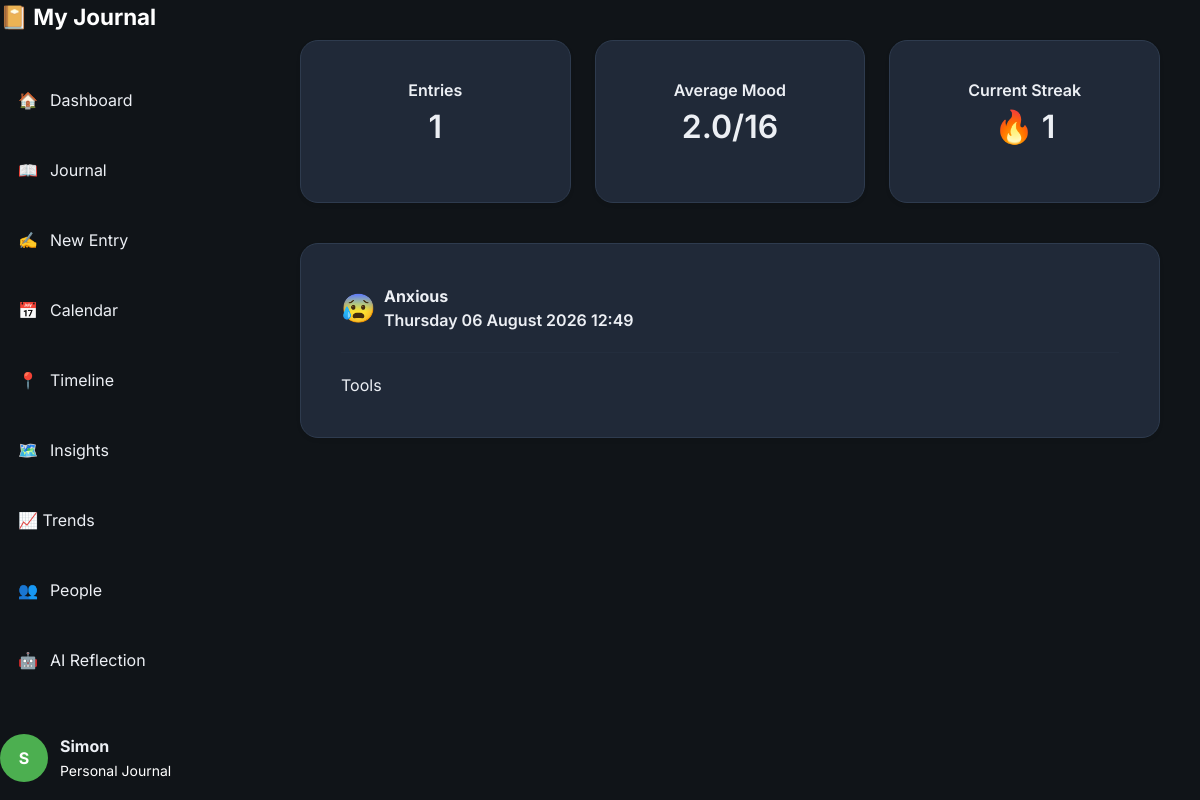
The page /dashboard (signed in) on the database its author committed.
### models/user.py (models this page shows)
class User(UserMixin, db.Model):
    id = db.Column(
        db.Integer,
        primary_key=True
    )
    username = db.Column(
        db.String(100),
        unique=True,
        nullable=False
    )
    display_name = db.Column(
    db.String(50),
    nullable=True
    )
    password_hash = db.Column(
        db.String(255),
        nullable=False
    )
    entries = db.relationship(
    "Entry",
    backref="author",
    lazy=True,
    cascade="all, delete-orphan"
)
    def __repr__(self):
        return f"<User {self.username}>"

### models/entry.py (models this page shows)
class Entry(db.Model):
    __tablename__ = "entry"
    id = db.Column(
        db.Integer,
        primary_key=True
    )
    tags = db.Column(
        db.String(500),
        nullable=True
    )
    mood_score = db.Column(
        db.Integer,
        nullable=False
    )
    content = db.Column(
        db.Text,
        nullable=False
    )
    created_at = db.Column(
        db.DateTime,
        default=datetime.utcnow
    )
    user_id = db.Column(
        db.Integer,
        db.ForeignKey("user.id"),
        nullable=False
    )
    is_timeline_event = db.Column(
    db.Boolean,
    default=False,
    nullable=False
    )
    people = db.relationship(
    "Person",
    secondary=entry_people,
    backref="entries"
    )
    relationship_score = db.Column(
    db.Integer
    )

### routes/dashboard.py (the view)
@dashboard_bp.route('/dashboard')
@login_required
def dashboard():
    stats = get_dashboard_stats(current_user)
    compass = generate_daily_compass(current_user)
    return render_template(
        "dashboard.html",
        **stats,
        moods = MOODS,
        compass = compass
    )

### routes/auth.py (called while the page is built)
@login_manager.user_loader
def load_user(user_id):
    return User.query.get(int(user_id))

### services/daily_compass_helper.py (called while the page is built, shortened)
def generate_daily_compass(user):
    today = date.today()
    existing = DailyCompass.query.filter_by(
        user_id=user.id,
        compass_date=today
    ).first()
    if existing:
        return {
            "title": existing.title,
            "icon": existing.icon,
            "observation": existing.observation,
            "focus": existing.focus,
            "question": existing.question,
            "confidence": existing.confidence
        }

### templates/dashboard.html (shortened to what this page needs)
{% extends "base.html" %}
{% block content %}
<div class="row mb-4">
    <div class="col-12 col-md-4 mb-3">
        <div class="card shadow-sm">
            <div class="card-body text-center">
                <h6 class="card-title">
                    Entries
                </h6>
                <h2>
                    {{ total_entries }}
                </h2>
            </div>
        </div>
    </div>
    <div class="col-12 col-md-4 mb-3">
        <div class="card shadow-sm">
            <div class="card-body text-center">
                <h6 class="card-title">
                    Average Mood
                </h6>
                <h2>
                    {{ average_mood }}/16
                </h2>
            </div>
        </div>
    </div>
    <div class="col-12 col-md-4 mb-3">
        <div class="card shadow-sm">
            <div class="card-body text-center">
                <h6 class="card-title">
                    Current Streak
                </h6>
                <h2>
                    🔥 {{ streak }}
                </h2>
            </div>
        </div>
    </div>
</div>
{% if entries %}
    {% for entry in entries %}
    <a href="{{ url_for('journal.view_entry', entry_id=entry.id) }}"
       class="text-decoration-none">
        <div class="card shadow-sm mb-4">
            <div class="card-body">
                <div class="d-flex align-items-center gap-2">
                    <span class="fs-3">
                        {{ moods[entry.mood_score].emoji }}
                    </span>
                    <div>
                        <strong>
                            {{ moods[entry.mood_score].name }}
                        </strong>
                        <br>
                        <small class="card-title">
                            {{ entry.created_at.strftime('%A %d %B %Y %H:%M') }}
                        </small>
                    </div>
                </div>
                <hr>
                {% if entry.content|length > 250 %}
                    {{ entry.content[:250] }}...
                {% else %}
                    {{ entry.content }}
                {% endif %}
            </div>
        </div>
    </a>
    {% endfor %}
{% endif %}
{% endblock %}

### templates/base.html (shortened to what this page needs)
<!DOCTYPE html>
<html lang="en">
<head>
    <link href="https://cdn.jsdelivr.net/npm/bootstrap@5.3.3/dist/css/bootstrap.min.css"
          rel="stylesheet">
    <link rel="stylesheet"
          href="{{ url_for('static', filename='css/variables.css') }}">
    <link rel="stylesheet"
          href="{{ url_for('static', filename='css/layout.css') }}">
    <link rel="stylesheet"
          href="{{ url_for('static', filename='css/components.css') }}">
    <link rel="stylesheet"
          href="{{ url_for('static', filename='css/style.css') }}">
    <link rel="stylesheet"
      href="{{ url_for('static', filename='css/trends.css') }}">
    <link rel="stylesheet"
      href="{{ url_for('static', filename='css/people.css') }}">
</head>
<body>
{% if current_user.is_authenticated %}
<div class="app-layout">
    <aside class="sidebar">
        <div class="sidebar-header">
            <a href="{{ url_for('dashboard.dashboard') }}"
               class="logo">
                📔
                <span>My Journal</span>
            </a>
        </div>
        <nav class="sidebar-nav">
            <a href="{{ url_for('dashboard.dashboard') }}"
               class="nav-item {% if request.endpoint == 'dashboard.dashboard' %}active{% endif %}">
                🏠
                <span>Dashboard</span>
            </a>
            <a href="{{ url_for('journal.journal') }}"
               class="nav-item {% if request.endpoint == 'journal.journal' %}active{% endif %}">
                📖
                <span>Journal</span>
            </a>
            <a href="{{ url_for('journal.new_entry') }}"
               class="nav-item {% if request.endpoint == 'journal.new_entry' %}active{% endif %}">
                ✍️
                <span>New Entry</span>
            </a>
            <a href="{{ url_for('calendar.calendar') }}"
               class="nav-item {% if request.endpoint == 'calendar.calendar' %}active{% endif %}">
                📅
                <span>Calendar</span>
            </a>
            <a href="{{ url_for('timeline.timeline') }}"
               class="nav-item {% if request.endpoint == 'timeline.timeline' %}active{% endif %}">
                📍
                <span>Timeline</span>
            </a>
            <a href="{{ url_for('insights.insights') }}"
               class="nav-item {% if request.endpoint == 'insights.insights' %}active{% endif %}">
                🗺️
                <span>Insights</span>
            </a>
            <a href="{{ url_for('trends.trends') }}" class="nav-item">
                <span>📈 Trends</span>
            </a>
            <a href="{{ url_for('people.people') }}" class="nav-item">
                    👥
                    <span>People</span>
            </a>
            <a href="{{ url_for('reflection.reflection') }}" class="nav-item">
                🤖
                <span>AI Reflection</span>
            </a>
        </nav>
        <div class="sidebar-footer">
            <div class="user-card">
                <div class="avatar">
                    {{ (current_user.display_name or current_user.username)[0]|upper }}
                </div>
                <div>
                    <strong>
                        {{ current_user.display_name or current_user.username }}
                    </strong>
                    <br>
                    <small>Personal Journal</small>
                </div>
            </div>
        </div>
    </aside>
    <main class="main-content">
        {% block content %}
        {% endblock %}
    </main>
</div>
{% endif %}
</body>
</html>

### static/css/variables.css (style rules this page uses)
:root { --bg:#101418; --sidebar:#18212d; --card:#202938; --card-hover:#293548; --input:#273244; --text:#ECEFF4; --muted:#ffffff; --text-muted:#ffffff; --heading:#FFFFFF; --accent:#4CAF50; --accent-hover:#43A047; --accent-light:#6FCF70; --success:#22C55E; --warning:#F59E0B; --danger:#EF4444; --info:#3B82F6; --border:#2E3B4E; --shadow-small: 0 4px 12px rgba(0,0,0,.15); --shadow-medium: 0 10px 25px rgba(0,0,0,.25); --shadow-large: 0 20px 40px rgba(0,0,0,.35); --radius-small:8px; --radius-medium:14px; --radius-large:20px; --radius-round:999px; --space-xs:6px; --space-sm:12px; --space-md:20px; --space-lg:32px; --space-xl:48px; --sidebar-width:260px; --transition-fast:.15s ease; --transition:.25s ease; --transition-slow:.4s ease; }

### static/css/layout.css (style rules this page uses)
body { margin:0; padding:0; min-height:100vh; background:var(--bg); color:var(--text); }
.app-layout { display:flex; min-height:100vh; }
.sidebar { position: fixed; top: 0; left: 0; bottom: 0; width: 260px; overflow-y: auto; overflow-x: hidden; }
.sidebar-header { margin-bottom:40px; }
.sidebar-nav { display:flex; flex-direction:column; gap:10px; flex:1; }
.sidebar-footer { margin-top:40px; }
.main-content { flex:1; margin-left:260px; padding:40px; overflow-y:auto; }
.sidebar { width:240px; transition:.3s; }

### static/css/components.css (style rules this page uses)
.card { background:var(--card); border:1px solid var(--border); border-radius:18px; padding:24px; transition:.2s ease; color:var(--text) }
.nav-item { display:flex; align-items:center; gap:12px; padding:14px 18px; margin-bottom:8px; border-radius:12px; text-decoration:none; color:var(--text); transition:.2s; }
.logo { font-size:1.4rem; font-weight:700; text-decoration:none; color:white; }
.user-card { display:flex; align-items:center; gap:12px; margin-top:auto; }
.avatar { width:48px; height:48px; border-radius:50%; background:var(--accent); color:white; display:flex; justify-content:center; align-items:center; font-weight:bold; }

### static/css/style.css (style rules this page uses)
* { box-sizing:border-box; }
body { font-family:'Inter',sans-serif; background:var(--bg); color:var(--text); margin:0; padding:0; overflow-x:hidden; }
h1,h2,h3,h4,h5,h6 { color:var(--text); font-weight:600; margin-bottom:15px; }
small { color:var(--muted); }
a { color:inherit; text-decoration:none; }
hr { border:none; border-top:1px solid var(--border); margin:20px 0; }
.card-title { color: var(--text); font-size:1rem; font-weight:600; }
button, a, .card, input, textarea, select { transition:.2s ease; }

### rows shown on the page
User: display_name+username "S", display_name+username "Simon"
Entry: mood_score "😰", mood_score "Anxious", created_at "Thursday 06 August 2026 12:49", content "Tools"

### other values the page prints
{{ total_entries }} "1"
{{ average_mood }} "2.0"
{{ streak }} "1"
